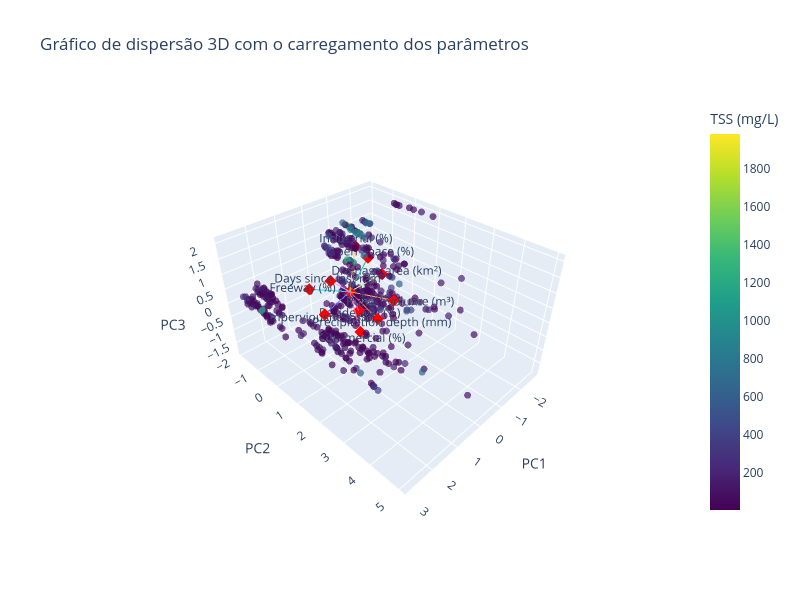

The cell this chart's notebook holds for it:
### Code cell
loadings = pca.components_[:3].T
fig = Figure()

# Get the first 3 principal components
pc1 = pca_scores[:, 0]
pc2 = pca_scores[:, 1]
pc3 = pca_scores[:, 2]

# Add data points
fig.add_trace(
    Scatter3d(
        x = pc1,
        y = pc2,
        z = pc3,
        mode='markers',
        marker= {
            'size': 4,
            'color': df[target],
            'colorscale': "Viridis",
            'opacity': 0.7,
            'colorbar': {'title': 'TSS (mg/L)'},
        },
        text= [f'TSS: {val:.1f} mg/L' for val in df[target]],
        showlegend=False,  # ← Remove from legend
        name=''  # Empty name
    )
)

# Add loading arrows
arrow_scale = 2.5
for i, feature in enumerate(parameters):

    # Add arrow line
    fig.add_trace(
        Scatter3d(
            x = [0, loadings[i, 0] * arrow_scale],
            y = [0, loadings[i, 1] * arrow_scale],
            z = [0, loadings[i, 2] * arrow_scale],
            mode = 'lines',
            showlegend = False,
            hoverinfo = 'none',
        )
    )

    # Arrowhead
    fig.add_trace(Scatter3d(
        x=[0, loadings[i, 0] * arrow_scale],
        y=[0, loadings[i, 1] * arrow_scale], 
        z=[0, loadings[i, 2] * arrow_scale],
        mode = 'markers',
        marker = { 'size': 4, 'color': 'red', 'symbol': 'diamond' },
        showlegend = False,
        hoverinfo = 'none'
    ))

    # Feature label
    fig.add_trace(Scatter3d(
        x=[loadings[i, 0] * arrow_scale * 1.15],
        y=[loadings[i, 1] * arrow_scale * 1.15],
        z=[loadings[i, 2] * arrow_scale * 1.15],
        mode='text',
        text=[feature],
        textposition='middle center',
        showlegend=False,
        hoverinfo='none'
    ))

fig.update_layout(
    title = 'Gráfico de dispersão 3D com o carregamento dos parâmetros',
    scene = {
        'xaxis_title': 'PC1',
        'yaxis_title': 'PC2',
        'zaxis_title': 'PC3',
        'camera' : { 'eye': {'x': 1.5, 'y': 1.5, 'z': 1.5} } # Initial view angle
    },
    width=800,
    height=600,
    showlegend=False  # ← Completely remove the legend
)

fig.show()

### Figure 1 — Plotly figure (JSON) as saved in the notebook; plotly's stock layout.template omitted (floating-point values rounded to 4 significant figures; data arrays with more than 128 entries replaced by an {"elided": "..."} marker saying what was removed)
{"data": [{"marker": {"color": {"elided": "530 float values"}, "colorbar": {"title": {"text": "TSS (mg/L)"}}, "colorscale": [[0, "#440154"], [0.1111, "#482878"], [0.2222, "#3e4989"], [0.3333, "#31688e"], [0.4444, "#26828e"], [0.5556, "#1f9e89"], [0.6667, "#35b779"], [0.7778, "#6ece58"], [0.8889, "#b5de2b"], [1, "#fde725"]], "opacity": 0.7, "size": 4}, "mode": "markers", "name": "", "showlegend": false, "text": {"elided": "530 str values"}, "type": "scatter3d", "x": {"elided": "530 float values"}, "y": {"elided": "530 float values"}, "z": {"elided": "530 float values"}}, {"hoverinfo": "none", "mode": "lines", "showlegend": false, "type": "scatter3d", "x": [0, 0.04851], "y": [0, 1.271], "z": [0, -0.3476]}, {"hoverinfo": "none", "marker": {"color": "red", "size": 4, "symbol": "diamond"}, "mode": "markers", "showlegend": false, "type": "scatter3d", "x": [0, 0.04851], "y": [0, 1.271], "z": [0, -0.3476]}, {"hoverinfo": "none", "mode": "text", "showlegend": false, "text": ["Precipitation depth (mm)"], "textposition": "middle center", "type": "scatter3d", "x": [0.05578], "y": [1.462], "z": [-0.3998]}, {"hoverinfo": "none", "mode": "lines", "showlegend": false, "type": "scatter3d", "x": [0, -0.4071], "y": [0, 1.483], "z": [0, 0.1943]}, {"hoverinfo": "none", "marker": {"color": "red", "size": 4, "symbol": "diamond"}, "mode": "markers", "showlegend": false, "type": "scatter3d", "x": [0, -0.4071], "y": [0, 1.483], "z": [0, 0.1943]}, {"hoverinfo": "none", "mode": "text", "showlegend": false, "text": ["Runoff volume (m³)"], "textposition": "middle center", "type": "scatter3d", "x": [-0.4681], "y": [1.706], "z": [0.2234]}, {"hoverinfo": "none", "mode": "lines", "showlegend": false, "type": "scatter3d", "x": [0, -1.154], "y": [0, 0.2472], "z": [0, 0.2493]}, {"hoverinfo": "none", "marker": {"color": "red", "size": 4, "symbol": "diamond"}, "mode": "markers", "showlegend": false, "type": "scatter3d", "x": [0, -1.154], "y": [0, 0.2472], "z": [0, 0.2493]}, {"hoverinfo": "none", "mode": "text", "showlegend": false, "text": ["Drainage area (km²)"], "textposition": "middle center", "type": "scatter3d", "x": [-1.327], "y": [0.2843], "z": [0.2867]}, {"hoverinfo": "none", "mode": "lines", "showlegend": false, "type": "scatter3d", "x": [0, 1.353], "y": [0, 0.4291], "z": [0, 0.04284]}, {"hoverinfo": "none", "marker": {"color": "red", "size": 4, "symbol": "diamond"}, "mode": "markers", "showlegend": false, "type": "scatter3d", "x": [0, 1.353], "y": [0, 0.4291], "z": [0, 0.04284]}, {"hoverinfo": "none", "mode": "text", "showlegend": false, "text": ["Imperviousness (%)"], "textposition": "middle center", "type": "scatter3d", "x": [1.555], "y": [0.4935], "z": [0.04926]}, {"hoverinfo": "none", "mode": "lines", "showlegend": false, "type": "scatter3d", "x": [0, -0.8528], "y": [0, -0.5817], "z": [0, -1.432]}, {"hoverinfo": "none", "marker": {"color": "red", "size": 4, "symbol": "diamond"}, "mode": "markers", "showlegend": false, "type": "scatter3d", "x": [0, -0.8528], "y": [0, -0.5817], "z": [0, -1.432]}, {"hoverinfo": "none", "mode": "text", "showlegend": false, "text": ["Residential (%)"], "textposition": "middle center", "type": "scatter3d", "x": [-0.9807], "y": [-0.6689], "z": [-1.647]}, {"hoverinfo": "none", "mode": "lines", "showlegend": false, "type": "scatter3d", "x": [0, 0.5906], "y": [0, 1.089], "z": [0, -0.646]}, {"hoverinfo": "none", "marker": {"color": "red", "size": 4, "symbol": "diamond"}, "mode": "markers", "showlegend": false, "type": "scatter3d", "x": [0, 0.5906], "y": [0, 1.089], "z": [0, -0.646]}, {"hoverinfo": "none", "mode": "text", "showlegend": false, "text": ["Commercial (%)"], "textposition": "middle center", "type": "scatter3d", "x": [0.6792], "y": [1.253], "z": [-0.7429]}, {"hoverinfo": "none", "mode": "lines", "showlegend": false, "type": "scatter3d", "x": [0, -0.1409], "y": [0, 0.168], "z": [0, 1.596]}, {"hoverinfo": "none", "marker": {"color": "red", "size": 4, "symbol": "diamond"}, "mode": "markers", "showlegend": false, "type": "scatter3d", "x": [0, -0.1409], "y": [0, 0.168], "z": [0, 1.596]}, {"hoverinfo": "none", "mode": "text", "showlegend": false, "text": ["Industrial (%)"], "textposition": "middle center", "type": "scatter3d", "x": [-0.162], "y": [0.1932], "z": [1.835]}, {"hoverinfo": "none", "mode": "lines", "showlegend": false, "type": "scatter3d", "x": [0, -0.7857], "y": [0, 0.004213], "z": [0, 0.8918]}, {"hoverinfo": "none", "marker": {"color": "red", "size": 4, "symbol": "diamond"}, "mode": "markers", "showlegend": false, "type": "scatter3d", "x": [0, -0.7857], "y": [0, 0.004213], "z": [0, 0.8918]}, {"hoverinfo": "none", "mode": "text", "showlegend": false, "text": ["Open Space (%)"], "textposition": "middle center", "type": "scatter3d", "x": [-0.9036], "y": [0.004845], "z": [1.026]}, {"hoverinfo": "none", "mode": "lines", "showlegend": false, "type": "scatter3d", "x": [0, 1.021], "y": [0, -0.6872], "z": [0, 0.2454]}, {"hoverinfo": "none", "marker": {"color": "red", "size": 4, "symbol": "diamond"}, "mode": "markers", "showlegend": false, "type": "scatter3d", "x": [0, 1.021], "y": [0, -0.6872], "z": [0, 0.2454]}, {"hoverinfo": "none", "mode": "text", "showlegend": false, "text": ["Freeway (%)"], "textposition": "middle center", "type": "scatter3d", "x": [1.174], "y": [-0.7903], "z": [0.2822]}, {"hoverinfo": "none", "mode": "lines", "showlegend": false, "type": "scatter3d", "x": [0, 0.4062], "y": [0, -0.4027], "z": [0, 0.3952]}, {"hoverinfo": "none", "marker": {"color": "red", "size": 4, "symbol": "diamond"}, "mode": "markers", "showlegend": false, "type": "scatter3d", "x": [0, 0.4062], "y": [0, -0.4027], "z": [0, 0.3952]}, {"hoverinfo": "none", "mode": "text", "showlegend": false, "text": ["Days since last rain"], "textposition": "middle center", "type": "scatter3d", "x": [0.4671], "y": [-0.4631], "z": [0.4545]}], "layout": {"height": 600, "scene": {"camera": {"eye": {"x": 1.5, "y": 1.5, "z": 1.5}}, "xaxis": {"title": {"text": "PC1"}}, "yaxis": {"title": {"text": "PC2"}}, "zaxis": {"title": {"text": "PC3"}}}, "showlegend": false, "title": {"text": "Gráfico de dispersão 3D com o carregamento dos parâmetros"}, "width": 800}}
